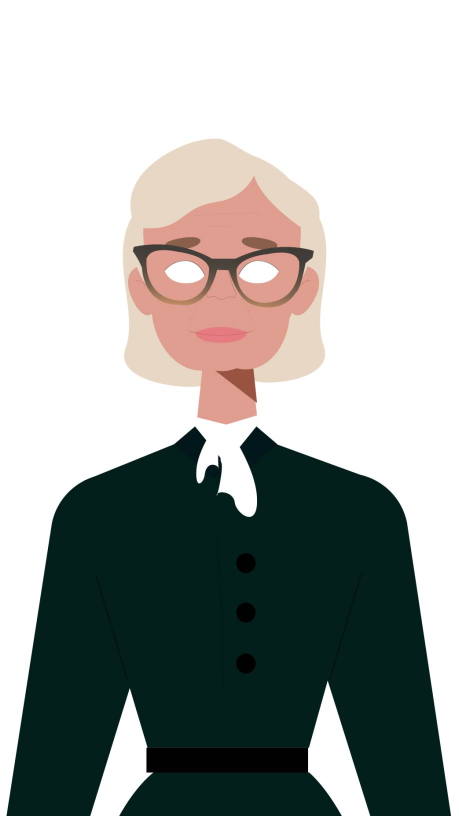
#> input picture ImagenesDisenio/graceHopper/Grace.jpg, 918 x 1632 px, given in place of Grace.png, which was not available (shown at 1/2 size)
$ python overlayAugaGrace.py
#> lines starting #> are read from the running program, lines starting #| are printed output that depends on the picture; pictures that were not available may be replaced by others from this repository, and a replacement may not be noted
from email.mime import image
import cv2
import cvzone

def cargarAguayPile(imagenFondo,pix_X, pix_Y, resize):
    for i in range(0,4):


        agua_img = cv2.imread(f"./ImagenesDisenio/Agua/singrace/chorroEnteroInicio/chorro{i+1}.png", cv2.IMREAD_UNCHANGED)
        # cv2.imshow("winname", agua_img)
        # cv2.waitKey(0)
        agua_img = cv2.resize(agua_img, (0,0), agua_img, resize, resize)
        agua_img = cvzone.overlayPNG(imagenFondo, agua_img)
        # print(agua_img.shape)
        cv2.imwrite(f"./ImagenesDisenio/Agua/chorroEnteroInicio/Agua 2-0{i+8}.png", agua_img)

    for i in range(0,18):
        agua_img = cv2.imread(f"./ImagenesDisenio/Agua/singrace/Cascada en movimiento/Cascada movimiento-{i+1}.png", cv2.IMREAD_UNCHANGED)
        agua_img = cv2.resize(agua_img, (0,0), agua_img, resize, resize)
        agua_img = cvzone.overlayPNG(imagenFondo, agua_img)
        # print(agua_img.shape)
        cv2.imwrite(f"./ImagenesDisenio/Agua/Cascada en movimiento/Cascada movimiento-{i+1}.png", agua_img)

    for i in range(0,6):
        pile_img = cv2.imread(f"./ImagenesDisenio/Agua/singrace/Pileta/Pileta-{i+1}.png", cv2.IMREAD_UNCHANGED)
        pile_img = cv2.resize(pile_img, (pix_X,pix_Y), pile_img, resize, resize)
        pile_img = cvzone.overlayPNG(imagenFondo, pile_img)
        # print(pile_img.shape)
        cv2.imwrite(f"./ImagenesDisenio/Agua/Pileta/Pileta-{i+1}.png", agua_img, cv2.IMWRITE_PAM_FORMAT_RGB_ALPHA)

    # [6 lines of commented-out code are left out]


grace = cv2.imread('../ImagenesDisenio/graceHopper/Grace.png', cv2.IMREAD_UNCHANGED)
#> grace is the input picture: shape (1632, 918, 3); mean B, G, R 164.8, 167.9, 163.4
# cv2.imshow(":asdf", grace)
cv2.waitKey(0)
# Dimensiones de la pantalla
pix_Y = len(grace)
#> pix_Y = 1632
pix_X = len(grace[0])
#> pix_X = 918
dim = [pix_X, pix_Y]
#> dim = [918, 1632]
print(pix_X)
#| 918
print(pix_Y)
#| 1632

white_bg_img = cv2.imread("../ImagenesDisenio/bg.jpg", cv2.IMREAD_UNCHANGED)
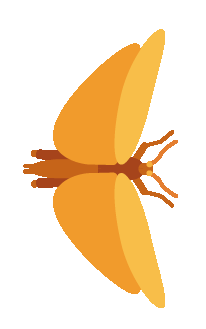
#> input picture ImagenesDisenio/graceHopper/bug0.png, 206 x 329 px, given in place of bg.jpg, which was not available
#> white_bg_img is the input picture: shape (329, 206, 4); mean B, G, R, A 191.5, 224.5, 249, 77.2
white_bg_img = cv2.resize(white_bg_img, (pix_X,pix_Y))
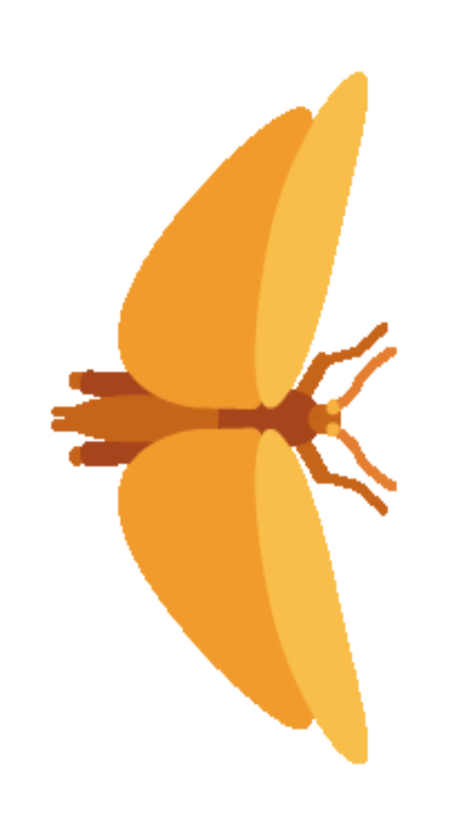
#> white_bg_img: shape (1632, 918, 4) (shown at 1/2 size); mean B, G, R, A 191.5, 224.5, 249, 77.2

p = cv2.imread("../ImagenesDisenio/Agua/singrace/Cascada en movimiento/Cascada movimiento-3.png", cv2.IMREAD_UNCHANGED)
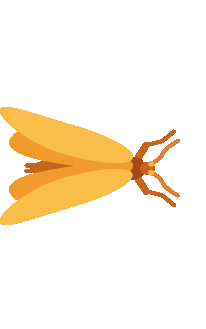
#> input picture ImagenesDisenio/graceHopper/bug1.png, 206 x 329 px, given in place of Cascada movimiento-3.png, which was not available
#> p is the input picture: shape (329, 206, 4); mean B, G, R, A 224, 241.4, 252.6, 39

#> (the run stopped early here; a loop or call above may not have finished)
